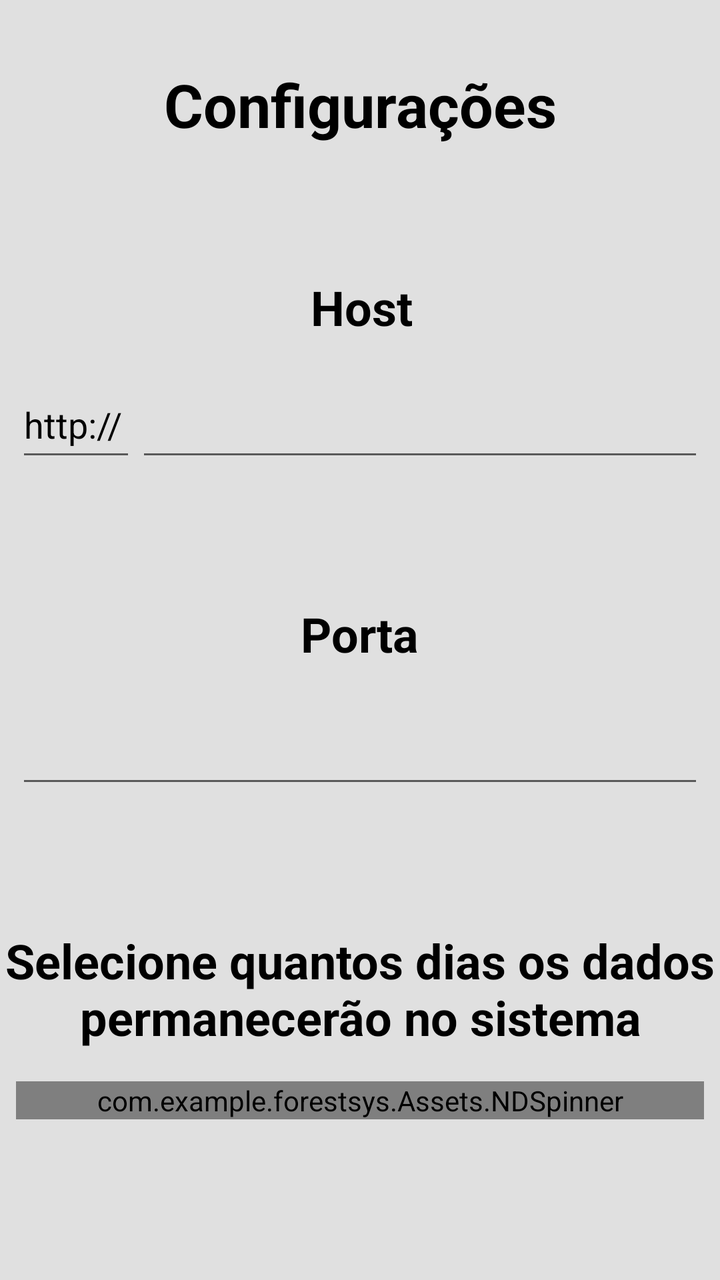
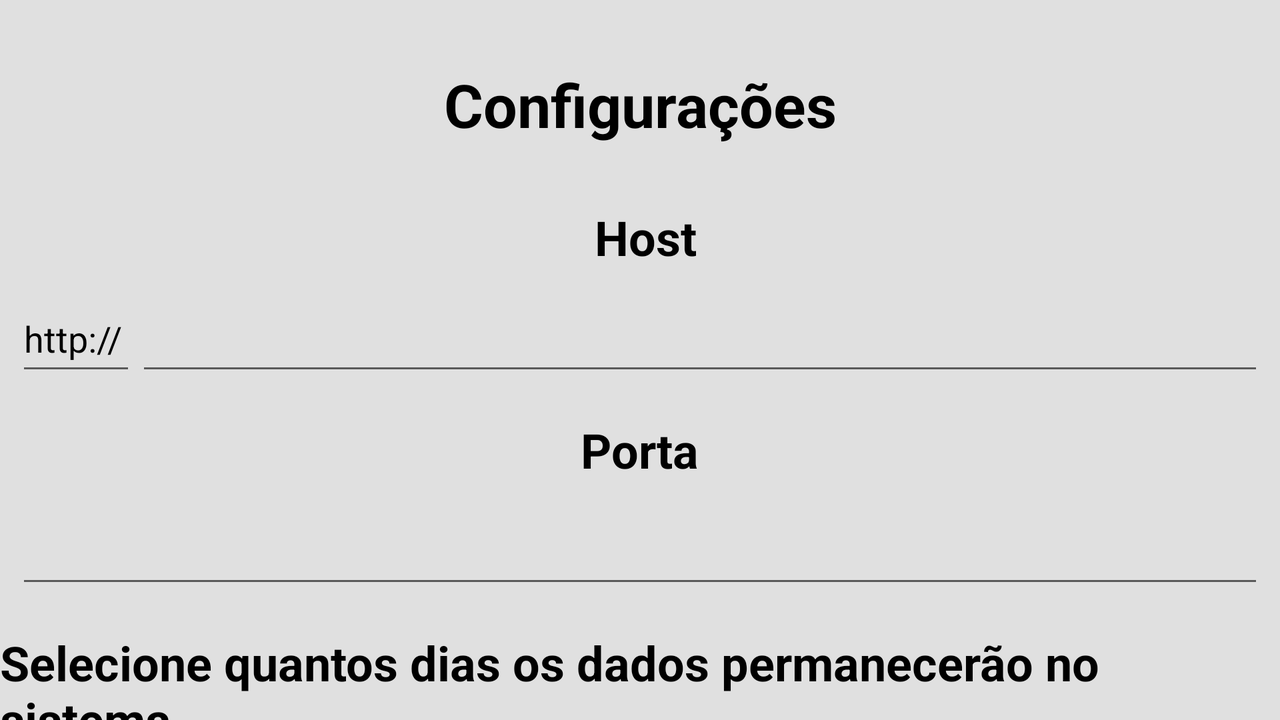

First picture: res/layout/ on a phone held upright. Second picture: the repository's own variant of that layout, on a device whose configuration matches the variant's folder. Source for both follows.
<!-- AndroidManifest.xml: application theme AppTheme -->
<!-- res/layout/activity_configuracoes.xml -->
<?xml version="1.0" encoding="utf-8"?>
<androidx.constraintlayout.widget.ConstraintLayout xmlns:android="http://schemas.android.com/apk/res/android"
    xmlns:app="http://schemas.android.com/apk/res-auto"
    xmlns:tools="http://schemas.android.com/tools"
    android:layout_width="match_parent"
    android:layout_height="match_parent"
    android:background="@color/secondaryLightColor"
    tools:context=".Activities.ActivityConfiguracoes">

    <Button
        android:id="@+id/botao_configs_voltar"
        android:layout_width="120dp"
        android:layout_height="60dp"
        android:layout_marginStart="60dp"
        android:layout_marginTop="360dp"
        android:background="@drawable/botao_arredondado_cor_secundaria_dark"
        android:text="Voltar"
        android:textColor="#FFFFFF"
        android:textSize="30sp"
        android:visibility="visible"
        app:layout_constraintStart_toStartOf="parent"
        app:layout_constraintTop_toBottomOf="@+id/configs_edit_porta" />

    <TextView
        android:id="@+id/textView104"
        android:layout_width="wrap_content"
        android:layout_height="wrap_content"
        android:layout_marginStart="100dp"
        android:layout_marginTop="65dp"
        android:layout_marginEnd="100dp"
        android:text="Porta"
        android:textColor="@color/primaryTextColor"
        android:textSize="24sp"
        android:textStyle="bold"
        app:layout_constraintEnd_toEndOf="parent"
        app:layout_constraintStart_toStartOf="parent"
        app:layout_constraintTop_toBottomOf="@+id/configs_edit_host" />

    <TextView
        android:id="@+id/textView24"
        android:layout_width="wrap_content"
        android:layout_height="wrap_content"
        android:layout_marginStart="100dp"
        android:layout_marginTop="65dp"
        android:layout_marginEnd="100dp"
        android:text="Host"
        android:textColor="@color/primaryTextColor"
        android:textSize="24sp"
        android:textStyle="bold"
        app:layout_constraintEnd_toEndOf="parent"
        app:layout_constraintHorizontal_bias="0.507"
        app:layout_constraintStart_toStartOf="parent"
        app:layout_constraintTop_toBottomOf="@+id/configs_edit_nome_empresa" />

    <TextView
        android:id="@+id/textView23"
        android:layout_width="wrap_content"
        android:layout_height="wrap_content"
        android:layout_marginStart="100dp"
        android:layout_marginTop="100dp"
        android:layout_marginEnd="100dp"
        android:text="Alterar Nome da Empresa"
        android:textSize="24sp"
        android:textStyle="bold"
        android:visibility="gone"
        app:layout_constraintEnd_toEndOf="parent"
        app:layout_constraintStart_toStartOf="parent"
        app:layout_constraintTop_toBottomOf="@+id/textView106" />

    <EditText
        android:id="@+id/configs_edit_nome_empresa"
        android:layout_width="0dp"
        android:layout_height="50dp"
        android:layout_marginStart="8dp"
        android:layout_marginTop="16dp"
        android:layout_marginEnd="8dp"
        android:ems="10"
        android:inputType="text"
        android:textSize="18sp"
        android:visibility="gone"
        app:layout_constraintEnd_toEndOf="parent"
        app:layout_constraintStart_toStartOf="parent"
        app:layout_constraintTop_toBottomOf="@+id/textView23" />

    <Button
        android:id="@+id/botao_salvar_configs"
        android:layout_width="120dp"
        android:layout_height="60dp"
        android:layout_marginTop="360dp"
        android:layout_marginEnd="60dp"
        android:background="@drawable/botao_arredondado_cor_primaria_light"
        android:text="Salvar"
        android:textColor="#FFFFFF"
        android:textSize="30sp"
        app:layout_constraintEnd_toEndOf="parent"
        app:layout_constraintTop_toBottomOf="@+id/configs_edit_porta" />

    <EditText
        android:id="@+id/configs_edit_host"
        android:layout_width="0dp"
        android:layout_height="50dp"
        android:layout_marginTop="16dp"
        android:layout_marginEnd="8dp"
        android:ems="10"
        android:inputType="text"
        android:textColor="@color/primaryTextColor"
        android:textSize="18sp"
        app:layout_constraintEnd_toEndOf="parent"
        app:layout_constraintStart_toEndOf="@+id/editTextTextPersonName"
        app:layout_constraintTop_toBottomOf="@+id/textView24" />

    <EditText
        android:id="@+id/configs_edit_porta"
        android:layout_width="0dp"
        android:layout_height="50dp"
        android:layout_marginStart="8dp"
        android:layout_marginTop="16dp"
        android:layout_marginEnd="8dp"
        android:ems="10"
        android:inputType="text"
        android:textColor="@color/primaryTextColor"
        android:textSize="18sp"
        app:layout_constraintEnd_toEndOf="parent"
        app:layout_constraintStart_toStartOf="parent"
        app:layout_constraintTop_toBottomOf="@+id/textView104" />

    <TextView
        android:id="@+id/textView106"
        android:layout_width="wrap_content"
        android:layout_height="wrap_content"
        android:layout_marginStart="100dp"
        android:layout_marginTop="32dp"
        android:layout_marginEnd="100dp"
        android:text="Configurações"
        android:textColor="@color/primaryTextColor"
        android:textSize="30sp"
        android:textStyle="bold"
        app:layout_constraintEnd_toEndOf="parent"
        app:layout_constraintStart_toStartOf="parent"
        app:layout_constraintTop_toTopOf="parent" />

    <TextView
        android:id="@+id/textView108"
        android:layout_width="wrap_content"
        android:layout_height="wrap_content"
        android:layout_marginTop="65dp"
        android:text="Selecione quantos dias os dados permanecerão no sistema"
        android:textAlignment="center"
        android:textColor="@color/primaryTextColor"
        android:textSize="24sp"
        android:textStyle="bold"
        app:layout_constraintEnd_toEndOf="parent"
        app:layout_constraintStart_toStartOf="parent"
        app:layout_constraintTop_toBottomOf="@+id/configs_edit_porta" />

    <com.example.forestsys.Assets.NDSpinner
        android:id="@+id/configs_spinner_permanecia_dos_dados"
        android:layout_width="match_parent"
        android:layout_height="wrap_content"
        android:layout_marginStart="8dp"
        android:layout_marginTop="16dp"
        android:layout_marginEnd="8dp"
        app:layout_constraintEnd_toEndOf="parent"
        app:layout_constraintStart_toStartOf="parent"
        app:layout_constraintTop_toBottomOf="@+id/textView108" />

    <EditText
        android:id="@+id/editTextTextPersonName"
        android:layout_width="60dp"
        android:layout_height="50dp"
        android:layout_marginStart="8dp"
        android:clickable="false"
        android:ems="10"
        android:enabled="true"
        android:focusable="false"
        android:inputType="textPersonName"
        android:text="http://"
        android:textColor="@color/primaryTextColor"
        android:textSize="18sp"
        app:layout_constraintStart_toStartOf="parent"
        app:layout_constraintTop_toTopOf="@+id/configs_edit_host" />

</androidx.constraintlayout.widget.ConstraintLayout>
<!-- resources referenced by this layout -->
<resources>
  <color name="primaryTextColor">#000000</color>
  <color name="secondaryLightColor">#e0e0e0</color>
  <!-- drawable botao_arredondado_cor_primaria_light (drawable) -->
  <?xml version="1.0" encoding="utf-8"?>
  <shape xmlns:android="http://schemas.android.com/apk/res/android"
      android:shape="rectangle" android:padding="10dp">
      <solid android:color="@color/primaryLightColor"/>
      <corners android:radius="20dp"/>
  </shape>
  <!-- drawable botao_arredondado_cor_secundaria_dark (drawable) -->
  <?xml version="1.0" encoding="utf-8"?>
  <shape xmlns:android="http://schemas.android.com/apk/res/android"
      android:shape="rectangle" android:padding="10dp">
      <solid android:color="@color/secondaryDarkColor"/>
      <corners android:radius="20dp"/>
  </shape>
  <!-- from res/values-v21/ -->
  <style name="AppTheme" parent="Theme.AppCompat.Light.NoActionBar">
          
          <item name="colorPrimary">@color/colorPrimary</item>
          <item name="colorPrimaryDark">@color/colorPrimaryDark</item>
          <item name="colorAccent">@color/colorAccent</item>
      </style>
  <color name="primaryLightColor">#ff9f75</color>
  <color name="secondaryDarkColor">#3a4047</color>
  <color name="colorAccent">#d81b60</color>
</resources>
<!-- res/layout-land/activity_configuracoes.xml (the repository's variant of the layout above) -->
<!-- drawn on the phone turned sideways -->
<?xml version="1.0" encoding="utf-8"?>
<androidx.constraintlayout.widget.ConstraintLayout xmlns:android="http://schemas.android.com/apk/res/android"
    xmlns:app="http://schemas.android.com/apk/res-auto"
    xmlns:tools="http://schemas.android.com/tools"
    android:layout_width="match_parent"
    android:layout_height="match_parent"
    android:background="@color/secondaryLightColor"
    tools:context=".Activities.ActivityConfiguracoes">

    <Button
        android:id="@+id/botao_configs_voltar"
        android:layout_width="120dp"
        android:layout_height="60dp"
        android:layout_marginStart="60dp"
        android:layout_marginTop="32dp"
        android:background="@drawable/botao_arredondado_cor_secundaria_dark"
        android:text="Voltar"
        android:textColor="#FFFFFF"
        android:textSize="30sp"
        android:visibility="visible"
        app:layout_constraintStart_toStartOf="parent"
        app:layout_constraintTop_toBottomOf="@+id/configs_spinner_permanecia_dos_dados" />

    <TextView
        android:id="@+id/textView104"
        android:layout_width="wrap_content"
        android:layout_height="wrap_content"
        android:layout_marginStart="100dp"
        android:layout_marginTop="16dp"
        android:layout_marginEnd="100dp"
        android:text="Porta"
        android:textColor="@color/primaryTextColor"
        android:textSize="24sp"
        android:textStyle="bold"
        app:layout_constraintEnd_toEndOf="parent"
        app:layout_constraintStart_toStartOf="parent"
        app:layout_constraintTop_toBottomOf="@+id/configs_edit_host" />

    <TextView
        android:id="@+id/textView24"
        android:layout_width="wrap_content"
        android:layout_height="wrap_content"
        android:layout_marginStart="100dp"
        android:layout_marginTop="30dp"
        android:layout_marginEnd="100dp"
        android:text="Host"
        android:textColor="@color/primaryTextColor"
        android:textSize="24sp"
        android:textStyle="bold"
        app:layout_constraintEnd_toEndOf="parent"
        app:layout_constraintHorizontal_bias="0.507"
        app:layout_constraintStart_toStartOf="parent"
        app:layout_constraintTop_toBottomOf="@+id/configs_edit_nome_empresa" />

    <EditText
        android:id="@+id/editTextTextPersonName2"
        android:layout_width="60dp"
        android:layout_height="50dp"
        android:layout_marginStart="8dp"
        android:clickable="false"
        android:ems="10"
        android:enabled="true"
        android:focusable="false"
        android:inputType="textPersonName"
        android:text="http://"
        android:textColor="@color/primaryTextColor"
        android:textSize="18sp"
        app:layout_constraintStart_toStartOf="parent"
        app:layout_constraintTop_toTopOf="@+id/configs_edit_host" />

    <TextView
        android:id="@+id/textView23"
        android:layout_width="wrap_content"
        android:layout_height="wrap_content"
        android:layout_marginStart="100dp"
        android:layout_marginTop="100dp"
        android:layout_marginEnd="100dp"
        android:text="Alterar Nome da Empresa"
        android:textColor="@color/primaryTextColor"
        android:textSize="24sp"
        android:textStyle="bold"
        android:visibility="gone"
        app:layout_constraintEnd_toEndOf="parent"
        app:layout_constraintStart_toStartOf="parent"
        app:layout_constraintTop_toBottomOf="@+id/textView106" />

    <EditText
        android:id="@+id/configs_edit_nome_empresa"
        android:layout_width="0dp"
        android:layout_height="50dp"
        android:layout_marginStart="8dp"
        android:layout_marginTop="16dp"
        android:layout_marginEnd="8dp"
        android:ems="10"
        android:inputType="text"
        android:textColor="@color/primaryTextColor"
        android:textSize="18sp"
        android:visibility="gone"
        app:layout_constraintEnd_toEndOf="parent"
        app:layout_constraintStart_toStartOf="parent"
        app:layout_constraintTop_toBottomOf="@+id/textView23" />

    <Button
        android:id="@+id/botao_salvar_configs"
        android:layout_width="120dp"
        android:layout_height="60dp"
        android:layout_marginTop="32dp"
        android:layout_marginEnd="60dp"
        android:background="@drawable/botao_arredondado_cor_primaria_light"
        android:text="Salvar"
        android:textColor="#FFFFFF"
        android:textSize="30sp"
        app:layout_constraintEnd_toEndOf="parent"
        app:layout_constraintTop_toBottomOf="@+id/configs_spinner_permanecia_dos_dados" />

    <EditText
        android:id="@+id/configs_edit_host"
        android:layout_width="0dp"
        android:layout_height="50dp"
        android:layout_marginTop="8dp"
        android:layout_marginEnd="8dp"
        android:ems="10"
        android:inputType="text"
        android:textColor="@color/primaryTextColor"
        android:textSize="18sp"
        app:layout_constraintEnd_toEndOf="parent"
        app:layout_constraintStart_toEndOf="@+id/editTextTextPersonName2"
        app:layout_constraintTop_toBottomOf="@+id/textView24" />

    <EditText
        android:id="@+id/configs_edit_porta"
        android:layout_width="0dp"
        android:layout_height="50dp"
        android:layout_marginStart="8dp"
        android:layout_marginTop="8dp"
        android:layout_marginEnd="8dp"
        android:ems="10"
        android:inputType="text"
        android:textColor="@color/primaryTextColor"
        android:textSize="18sp"
        app:layout_constraintEnd_toEndOf="parent"
        app:layout_constraintStart_toStartOf="parent"
        app:layout_constraintTop_toBottomOf="@+id/textView104" />

    <TextView
        android:id="@+id/textView106"
        android:layout_width="wrap_content"
        android:layout_height="wrap_content"
        android:layout_marginStart="100dp"
        android:layout_marginTop="32dp"
        android:layout_marginEnd="100dp"
        android:text="Configurações"
        android:textColor="@color/primaryTextColor"
        android:textSize="30sp"
        android:textStyle="bold"
        app:layout_constraintEnd_toEndOf="parent"
        app:layout_constraintStart_toStartOf="parent"
        app:layout_constraintTop_toTopOf="parent" />

    <TextView
        android:id="@+id/textView108"
        android:layout_width="wrap_content"
        android:layout_height="wrap_content"
        android:layout_marginTop="16dp"
        android:text="Selecione quantos dias os dados permanecerão no sistema"
        android:textColor="@color/primaryTextColor"
        android:textSize="24sp"
        android:textStyle="bold"
        app:layout_constraintEnd_toEndOf="parent"
        app:layout_constraintStart_toStartOf="parent"
        app:layout_constraintTop_toBottomOf="@+id/configs_edit_porta" />

    <com.example.forestsys.Assets.NDSpinner
        android:id="@+id/configs_spinner_permanecia_dos_dados"
        android:layout_width="match_parent"
        android:layout_height="wrap_content"
        android:layout_marginStart="8dp"
        android:layout_marginTop="8dp"
        android:layout_marginEnd="8dp"
        app:layout_constraintEnd_toEndOf="parent"
        app:layout_constraintStart_toStartOf="parent"
        app:layout_constraintTop_toBottomOf="@+id/textView108" />

</androidx.constraintlayout.widget.ConstraintLayout>
